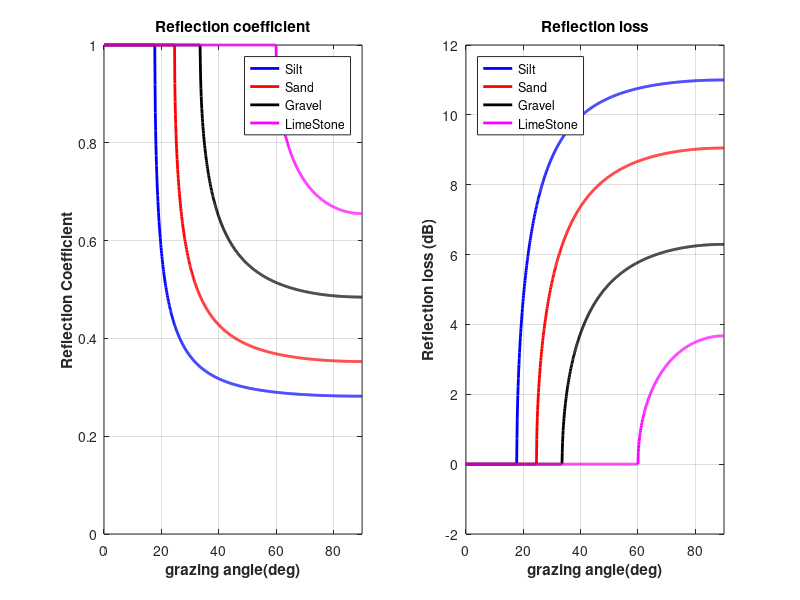
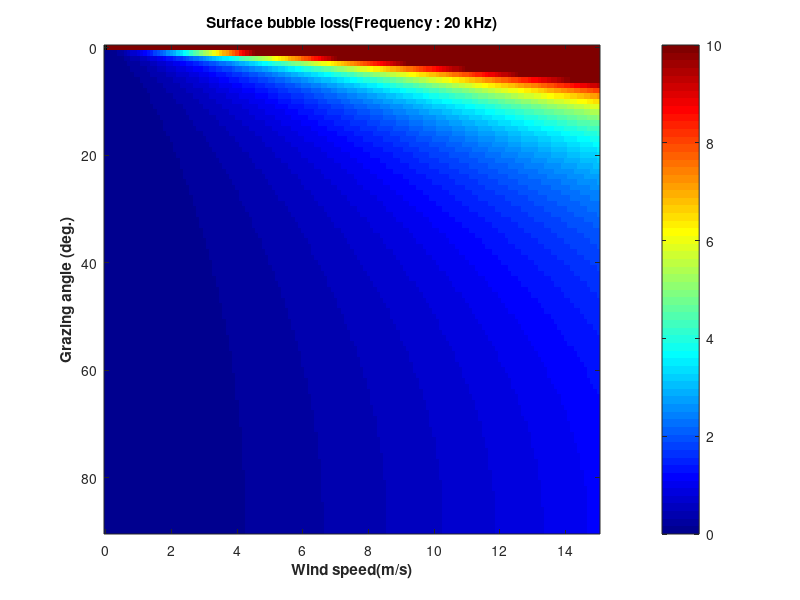

MATLAB code for these plots, in order: (Note: this script raises an error after producing the figures.)
% 10Week 경계면 반사손실
%% 실습 1
% Bottom Reflection Loss
% p. 12
p1 = 1.0; %sea water density
c1 = 1500; %sea water sound speed
seta1 = 0 : 0.1 : 90;

%silt
silt_p2 = 1.7;
silt_c2 = 1575;
seta2 = acos(silt_c2./c1.*cos(deg2rad(seta1)));
silt_reflection_coefficient = abs((silt_p2*silt_c2*sin(deg2rad(seta1))-p1*c1*sin(seta2))./(silt_p2*silt_c2*sin(deg2rad(seta1))+p1*c1*sin(seta2)));
silt_reflection_loss = -20*log10(abs(silt_reflection_coefficient));

%sand
sand_p2 = 1.9;
sand_c2 = 1650;
seta2 = acos(sand_c2./c1.*cos(deg2rad(seta1)));
sand_reflection_coefficient = abs((sand_p2*sand_c2*sin(deg2rad(seta1))-p1*c1*sin(seta2))./(sand_p2*sand_c2*sin(deg2rad(seta1))+p1*c1*sin(seta2)));
sand_reflection_loss = -20*log10(abs(sand_reflection_coefficient));

%gravel
gravel_p2 = 2.4;
gravel_c2 = 1800;
seta2 = acos(gravel_c2./c1.*cos(deg2rad(seta1)));
gravel_reflection_coefficient = abs((gravel_p2*gravel_c2*sin(deg2rad(seta1))-p1*c1*sin(seta2))./(gravel_p2*gravel_c2*sin(deg2rad(seta1))+p1*c1*sin(seta2)));
gravel_reflection_loss = -20*log10(abs(gravel_reflection_coefficient));

%limestone
limestone_p2 = 2.4;
limestone_c2 = 3000;
seta2 = acos(limestone_c2./c1.*cos(deg2rad(seta1)));
limestone_reflection_coefficient = abs((limestone_p2*limestone_c2*sin(deg2rad(seta1))-p1*c1*sin(seta2))./(limestone_p2*limestone_c2*sin(deg2rad(seta1))+p1*c1*sin(seta2)));
limestone_reflection_loss = -20*log10(abs(limestone_reflection_coefficient));


figure;

subplot(1, 2, 1)
plot(seta1, silt_reflection_coefficient, '-b', 'Linewidth', 2)
hold on
plot(seta1, sand_reflection_coefficient, '-r', 'Linewidth', 2)
hold on
plot(seta1, gravel_reflection_coefficient, '-k', 'Linewidth', 2)
hold on
plot(seta1, limestone_reflection_coefficient, '-m', 'Linewidth', 2)
legend('Silt', 'Sand', 'Gravel', 'LimeStone', 'location', 'northeast');
xlabel('grazing angle(deg)', 'fontweight', 'bold');
ylabel('Reflection Coefficient', 'fontweight', 'bold');
title('Reflection coefficient', 'fontweight', 'bold');
grid on
axis([0 90 0 1])

subplot(1, 2, 2)
plot(seta1, silt_reflection_loss, '-b', 'Linewidth', 2)
hold on
plot(seta1, sand_reflection_loss, '-r', 'Linewidth', 2)
hold on
plot(seta1, gravel_reflection_loss, '-k', 'Linewidth', 2)
hold on
plot(seta1, limestone_reflection_loss, '-m', 'Linewidth', 2)
legend('Silt', 'Sand', 'Gravel', 'LimeStone', 'location', 'northwest');
xlabel('grazing angle(deg)', 'fontweight', 'bold');
ylabel('Reflection loss (dB)', 'fontweight', 'bold');
title('Reflection loss', 'fontweight', 'bold');
grid on
axis([0 90 -2 12])


%% 실습2
% Surface Bubble Loss
f = 20; %frequency
seta = 0:1:90; %grazing angle
U = 0:0.1:15; %wind speed

for t=1:length(seta)
    T=seta(t);

    if U < 6
    SBL = 1.26.*10.^(-3).* 6.^1.57.*f.^0.85.*exp(1.2*(U-6)) ./ sind(T);
    else
    SBL = 1.26.*10.^(-3).* U.^1.57.*f.^0.85 ./sind(T);
    end

    sbl(t,:) = SBL;
end

figure;
imagesc(U, seta, sbl);
colormap(jet)
xlabel('Wind speed(m/s)', 'fontweight', 'bold');
ylabel('Grazing angle (deg.)', 'fontweight', 'bold');
title('Surface bubble loss(Frequency : 20 kHz)', 'fontweight', 'bold');

axis ij;
caxis([0 10]);
c=colorbar;
c.Label.String='Surface loss(dB)'
c.Location='eastoutside'
